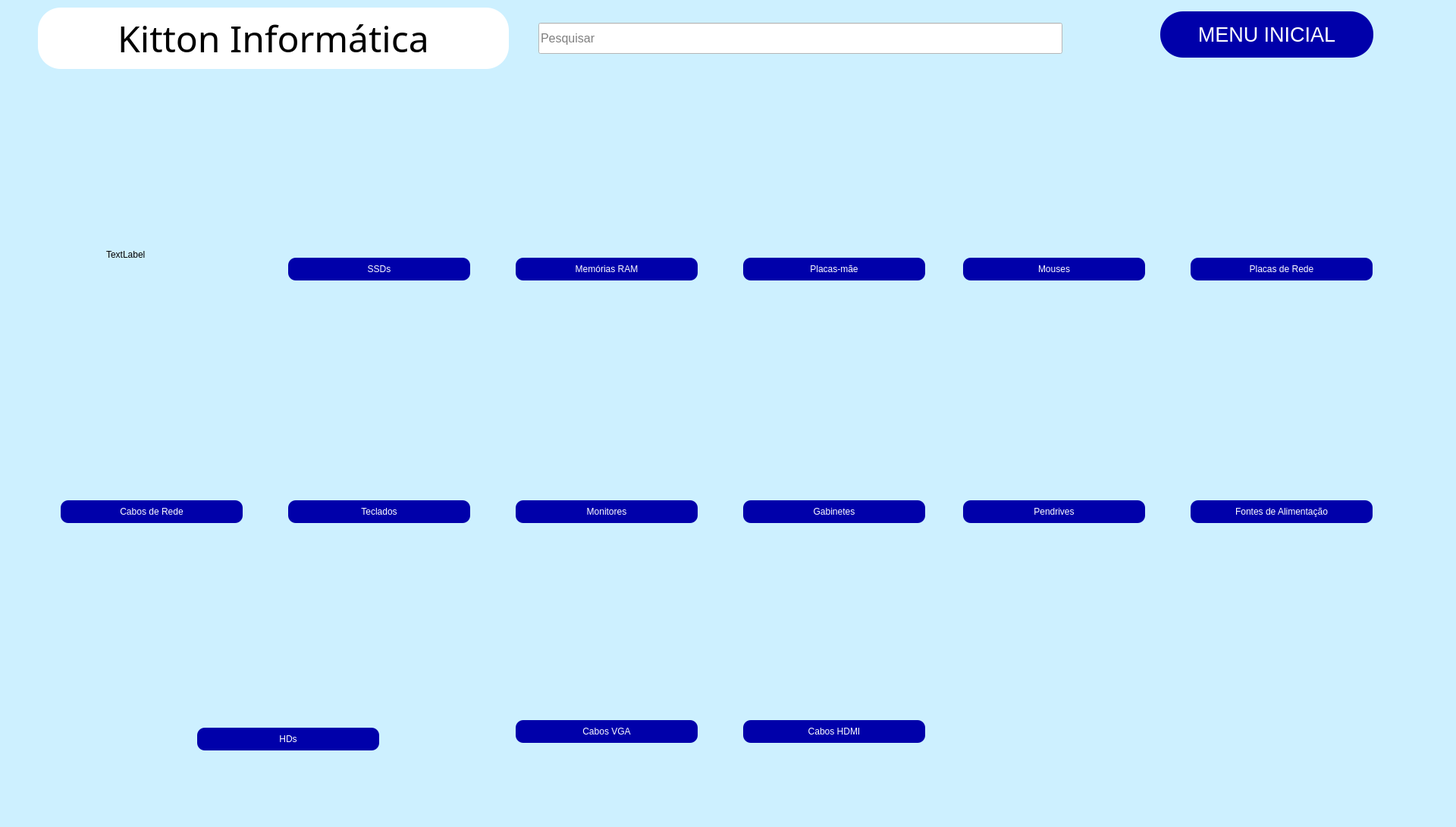
<?xml version="1.0" encoding="UTF-8"?>
<ui version="4.0">
 <class>MainWindow</class>
 <widget class="QMainWindow" name="MainWindow">
  <property name="geometry">
   <rect>
    <x>0</x>
    <y>0</y>
    <width>1920</width>
    <height>1091</height>
   </rect>
  </property>
  <property name="windowTitle">
   <string>Kitton Informática - Vendas</string>
  </property>
  <property name="windowIcon">
   <iconset>
    <normaloff>Logomarca Ícone.ico</normaloff>Logomarca Ícone.ico</iconset>
  </property>
  <property name="styleSheet">
   <string notr="true">background-color: rgb(205, 240, 255);</string>
  </property>
  <widget class="QWidget" name="centralwidget">
   <widget class="QLabel" name="titulo">
    <property name="geometry">
     <rect>
      <x>50</x>
      <y>10</y>
      <width>621</width>
      <height>81</height>
     </rect>
    </property>
    <property name="font">
     <font>
      <family>Segoe Print</family>
      <pointsize>36</pointsize>
     </font>
    </property>
    <property name="styleSheet">
     <string notr="true">background-color: rgb(255, 255, 255);
border-radius:30px;</string>
    </property>
    <property name="text">
     <string>Kitton Informática</string>
    </property>
    <property name="alignment">
     <set>Qt::AlignCenter</set>
    </property>
   </widget>
   <widget class="QLineEdit" name="inputPesquisar">
    <property name="geometry">
     <rect>
      <x>710</x>
      <y>30</y>
      <width>691</width>
      <height>41</height>
     </rect>
    </property>
    <property name="font">
     <font>
      <family>Arial</family>
      <pointsize>12</pointsize>
     </font>
    </property>
    <property name="styleSheet">
     <string notr="true">background-color: rgb(255, 255, 255);</string>
    </property>
    <property name="inputMask">
     <string/>
    </property>
    <property name="text">
     <string/>
    </property>
    <property name="placeholderText">
     <string>Pesquisar</string>
    </property>
   </widget>
   <widget class="QLabel" name="img9">
    <property name="geometry">
     <rect>
      <x>60</x>
      <y>20</y>
      <width>61</width>
      <height>61</height>
     </rect>
    </property>
    <property name="styleSheet">
     <string notr="true">background-color: rgb(255, 255, 255);
border-radius:30px;</string>
    </property>
    <property name="text">
     <string/>
    </property>
    <property name="pixmap">
     <pixmap>Logomarca.png</pixmap>
    </property>
    <property name="scaledContents">
     <bool>true</bool>
    </property>
   </widget>
   <widget class="QLabel" name="img10">
    <property name="geometry">
     <rect>
      <x>600</x>
      <y>20</y>
      <width>61</width>
      <height>61</height>
     </rect>
    </property>
    <property name="styleSheet">
     <string notr="true">background-color: rgb(255, 255, 255);
border-radius:30px;</string>
    </property>
    <property name="text">
     <string/>
    </property>
    <property name="pixmap">
     <pixmap>Logomarca.png</pixmap>
    </property>
    <property name="scaledContents">
     <bool>true</bool>
    </property>
   </widget>
   <widget class="QLabel" name="imgHd">
    <property name="geometry">
     <rect>
      <x>240</x>
      <y>740</y>
      <width>171</width>
      <height>151</height>
     </rect>
    </property>
    <property name="text">
     <string/>
    </property>
    <property name="pixmap">
     <pixmap>HD.png</pixmap>
    </property>
    <property name="scaledContents">
     <bool>true</bool>
    </property>
    <property name="alignment">
     <set>Qt::AlignCenter</set>
    </property>
   </widget>
   <widget class="QLabel" name="imgSsd">
    <property name="geometry">
     <rect>
      <x>410</x>
      <y>180</y>
      <width>201</width>
      <height>151</height>
     </rect>
    </property>
    <property name="text">
     <string/>
    </property>
    <property name="pixmap">
     <pixmap>SSD.png</pixmap>
    </property>
    <property name="scaledContents">
     <bool>true</bool>
    </property>
    <property name="alignment">
     <set>Qt::AlignCenter</set>
    </property>
   </widget>
   <widget class="QLabel" name="imgRam">
    <property name="geometry">
     <rect>
      <x>690</x>
      <y>200</y>
      <width>221</width>
      <height>121</height>
     </rect>
    </property>
    <property name="text">
     <string/>
    </property>
    <property name="pixmap">
     <pixmap>Memória Ram.png</pixmap>
    </property>
    <property name="scaledContents">
     <bool>true</bool>
    </property>
    <property name="alignment">
     <set>Qt::AlignCenter</set>
    </property>
   </widget>
   <widget class="QLabel" name="imgPlacaMae">
    <property name="geometry">
     <rect>
      <x>1000</x>
      <y>170</y>
      <width>201</width>
      <height>151</height>
     </rect>
    </property>
    <property name="text">
     <string/>
    </property>
    <property name="pixmap">
     <pixmap>Placa mãe.png</pixmap>
    </property>
    <property name="scaledContents">
     <bool>true</bool>
    </property>
    <property name="alignment">
     <set>Qt::AlignCenter</set>
    </property>
   </widget>
   <widget class="QLabel" name="imgMouse">
    <property name="geometry">
     <rect>
      <x>1340</x>
      <y>170</y>
      <width>101</width>
      <height>151</height>
     </rect>
    </property>
    <property name="text">
     <string/>
    </property>
    <property name="pixmap">
     <pixmap>Mouse.png</pixmap>
    </property>
    <property name="scaledContents">
     <bool>true</bool>
    </property>
    <property name="alignment">
     <set>Qt::AlignCenter</set>
    </property>
   </widget>
   <widget class="QLabel" name="imgPlacaRede">
    <property name="geometry">
     <rect>
      <x>1570</x>
      <y>190</y>
      <width>241</width>
      <height>131</height>
     </rect>
    </property>
    <property name="text">
     <string/>
    </property>
    <property name="pixmap">
     <pixmap>Placa de Rede.png</pixmap>
    </property>
    <property name="scaledContents">
     <bool>true</bool>
    </property>
    <property name="alignment">
     <set>Qt::AlignCenter</set>
    </property>
   </widget>
   <widget class="QLabel" name="imgCaboRede">
    <property name="geometry">
     <rect>
      <x>110</x>
      <y>490</y>
      <width>171</width>
      <height>151</height>
     </rect>
    </property>
    <property name="text">
     <string/>
    </property>
    <property name="pixmap">
     <pixmap>Cabo de Rede.png</pixmap>
    </property>
    <property name="scaledContents">
     <bool>true</bool>
    </property>
    <property name="alignment">
     <set>Qt::AlignCenter</set>
    </property>
   </widget>
   <widget class="QLabel" name="imgTeclado">
    <property name="geometry">
     <rect>
      <x>380</x>
      <y>500</y>
      <width>231</width>
      <height>111</height>
     </rect>
    </property>
    <property name="text">
     <string/>
    </property>
    <property name="pixmap">
     <pixmap>Teclado.png</pixmap>
    </property>
    <property name="scaledContents">
     <bool>true</bool>
    </property>
    <property name="alignment">
     <set>Qt::AlignCenter</set>
    </property>
   </widget>
   <widget class="QLabel" name="imgMonitor">
    <property name="geometry">
     <rect>
      <x>710</x>
      <y>480</y>
      <width>201</width>
      <height>171</height>
     </rect>
    </property>
    <property name="text">
     <string/>
    </property>
    <property name="pixmap">
     <pixmap>Monitor.png</pixmap>
    </property>
    <property name="scaledContents">
     <bool>true</bool>
    </property>
    <property name="alignment">
     <set>Qt::AlignCenter</set>
    </property>
   </widget>
   <widget class="QLabel" name="imgGabinete">
    <property name="geometry">
     <rect>
      <x>1050</x>
      <y>470</y>
      <width>111</width>
      <height>161</height>
     </rect>
    </property>
    <property name="text">
     <string/>
    </property>
    <property name="pixmap">
     <pixmap>Gabinete.png</pixmap>
    </property>
    <property name="scaledContents">
     <bool>true</bool>
    </property>
    <property name="alignment">
     <set>Qt::AlignCenter</set>
    </property>
   </widget>
   <widget class="QLabel" name="imgPendrive">
    <property name="geometry">
     <rect>
      <x>1300</x>
      <y>480</y>
      <width>181</width>
      <height>161</height>
     </rect>
    </property>
    <property name="text">
     <string/>
    </property>
    <property name="pixmap">
     <pixmap>Pendrive.png</pixmap>
    </property>
    <property name="scaledContents">
     <bool>true</bool>
    </property>
    <property name="alignment">
     <set>Qt::AlignCenter</set>
    </property>
   </widget>
   <widget class="QLabel" name="imgFonte">
    <property name="geometry">
     <rect>
      <x>1580</x>
      <y>480</y>
      <width>221</width>
      <height>161</height>
     </rect>
    </property>
    <property name="text">
     <string/>
    </property>
    <property name="pixmap">
     <pixmap>Fonte de Alimentação.png</pixmap>
    </property>
    <property name="scaledContents">
     <bool>true</bool>
    </property>
    <property name="alignment">
     <set>Qt::AlignCenter</set>
    </property>
   </widget>
   <widget class="QLabel" name="imgCaboVga">
    <property name="geometry">
     <rect>
      <x>680</x>
      <y>790</y>
      <width>241</width>
      <height>151</height>
     </rect>
    </property>
    <property name="text">
     <string/>
    </property>
    <property name="pixmap">
     <pixmap>Cabo VGA.png</pixmap>
    </property>
    <property name="scaledContents">
     <bool>true</bool>
    </property>
    <property name="alignment">
     <set>Qt::AlignCenter</set>
    </property>
   </widget>
   <widget class="QLabel" name="imgCaboHdmi">
    <property name="geometry">
     <rect>
      <x>1020</x>
      <y>790</y>
      <width>171</width>
      <height>151</height>
     </rect>
    </property>
    <property name="text">
     <string/>
    </property>
    <property name="pixmap">
     <pixmap>Cabo HDMI.png</pixmap>
    </property>
    <property name="scaledContents">
     <bool>true</bool>
    </property>
    <property name="alignment">
     <set>Qt::AlignCenter</set>
    </property>
   </widget>
   <widget class="QPushButton" name="botaoHd">
    <property name="geometry">
     <rect>
      <x>260</x>
      <y>960</y>
      <width>240</width>
      <height>30</height>
     </rect>
    </property>
    <property name="styleSheet">
     <string notr="true">QPushButton
{
background-color: rgb(0, 0, 170);
color: rgb(255, 255, 255);
border-radius:10px;
}
QPushButton:hover{
background-color: rgb(255, 255, 255);
	color: rgb(0, 0, 0);
}</string>
    </property>
    <property name="text">
     <string>HDs</string>
    </property>
   </widget>
   <widget class="QPushButton" name="botaoSsd">
    <property name="geometry">
     <rect>
      <x>380</x>
      <y>340</y>
      <width>240</width>
      <height>30</height>
     </rect>
    </property>
    <property name="styleSheet">
     <string notr="true">QPushButton
{
background-color: rgb(0, 0, 170);
color: rgb(255, 255, 255);
border-radius:10px;
}
QPushButton:hover{
background-color: rgb(255, 255, 255);
	color: rgb(0, 0, 0);
}</string>
    </property>
    <property name="text">
     <string>SSDs</string>
    </property>
   </widget>
   <widget class="QPushButton" name="botaoRam">
    <property name="geometry">
     <rect>
      <x>680</x>
      <y>340</y>
      <width>240</width>
      <height>30</height>
     </rect>
    </property>
    <property name="styleSheet">
     <string notr="true">QPushButton
{
background-color: rgb(0, 0, 170);
color: rgb(255, 255, 255);
border-radius:10px;
}
QPushButton:hover{
background-color: rgb(255, 255, 255);
	color: rgb(0, 0, 0);
}</string>
    </property>
    <property name="text">
     <string>Memórias RAM</string>
    </property>
   </widget>
   <widget class="QPushButton" name="botaoPlacaMae">
    <property name="geometry">
     <rect>
      <x>980</x>
      <y>340</y>
      <width>240</width>
      <height>30</height>
     </rect>
    </property>
    <property name="styleSheet">
     <string notr="true">QPushButton
{
background-color: rgb(0, 0, 170);
color: rgb(255, 255, 255);
border-radius:10px;
}
QPushButton:hover{
background-color: rgb(255, 255, 255);
	color: rgb(0, 0, 0);
}</string>
    </property>
    <property name="text">
     <string>Placas-mãe</string>
    </property>
   </widget>
   <widget class="QPushButton" name="botaoMouse">
    <property name="geometry">
     <rect>
      <x>1270</x>
      <y>340</y>
      <width>240</width>
      <height>30</height>
     </rect>
    </property>
    <property name="styleSheet">
     <string notr="true">QPushButton
{
background-color: rgb(0, 0, 170);
color: rgb(255, 255, 255);
border-radius:10px;
}
QPushButton:hover{
background-color: rgb(255, 255, 255);
	color: rgb(0, 0, 0);
}</string>
    </property>
    <property name="text">
     <string>Mouses</string>
    </property>
   </widget>
   <widget class="QPushButton" name="botaoPlacaRede">
    <property name="geometry">
     <rect>
      <x>1570</x>
      <y>340</y>
      <width>240</width>
      <height>30</height>
     </rect>
    </property>
    <property name="styleSheet">
     <string notr="true">QPushButton
{
background-color: rgb(0, 0, 170);
color: rgb(255, 255, 255);
border-radius:10px;
}
QPushButton:hover{
background-color: rgb(255, 255, 255);
	color: rgb(0, 0, 0);
}</string>
    </property>
    <property name="text">
     <string>Placas de Rede</string>
    </property>
   </widget>
   <widget class="QPushButton" name="botaoFonte">
    <property name="geometry">
     <rect>
      <x>1570</x>
      <y>660</y>
      <width>240</width>
      <height>30</height>
     </rect>
    </property>
    <property name="styleSheet">
     <string notr="true">QPushButton
{
background-color: rgb(0, 0, 170);
color: rgb(255, 255, 255);
border-radius:10px;
}
QPushButton:hover{
background-color: rgb(255, 255, 255);
	color: rgb(0, 0, 0);
}</string>
    </property>
    <property name="text">
     <string>Fontes de Alimentação</string>
    </property>
   </widget>
   <widget class="QPushButton" name="botaoPendrive">
    <property name="geometry">
     <rect>
      <x>1270</x>
      <y>660</y>
      <width>240</width>
      <height>30</height>
     </rect>
    </property>
    <property name="styleSheet">
     <string notr="true">QPushButton
{
background-color: rgb(0, 0, 170);
color: rgb(255, 255, 255);
border-radius:10px;
}
QPushButton:hover{
background-color: rgb(255, 255, 255);
	color: rgb(0, 0, 0);
}</string>
    </property>
    <property name="text">
     <string>Pendrives</string>
    </property>
   </widget>
   <widget class="QPushButton" name="botaoGabinete">
    <property name="geometry">
     <rect>
      <x>980</x>
      <y>660</y>
      <width>240</width>
      <height>30</height>
     </rect>
    </property>
    <property name="styleSheet">
     <string notr="true">QPushButton
{
background-color: rgb(0, 0, 170);
color: rgb(255, 255, 255);
border-radius:10px;
}
QPushButton:hover{
background-color: rgb(255, 255, 255);
	color: rgb(0, 0, 0);
}</string>
    </property>
    <property name="text">
     <string>Gabinetes</string>
    </property>
   </widget>
   <widget class="QPushButton" name="botaoCaboHdmi">
    <property name="geometry">
     <rect>
      <x>980</x>
      <y>950</y>
      <width>240</width>
      <height>30</height>
     </rect>
    </property>
    <property name="styleSheet">
     <string notr="true">QPushButton
{
background-color: rgb(0, 0, 170);
color: rgb(255, 255, 255);
border-radius:10px;
}
QPushButton:hover{
background-color: rgb(255, 255, 255);
	color: rgb(0, 0, 0);
}</string>
    </property>
    <property name="text">
     <string>Cabos HDMI</string>
    </property>
   </widget>
   <widget class="QPushButton" name="botaoCaboVga">
    <property name="geometry">
     <rect>
      <x>680</x>
      <y>950</y>
      <width>240</width>
      <height>30</height>
     </rect>
    </property>
    <property name="styleSheet">
     <string notr="true">QPushButton
{
background-color: rgb(0, 0, 170);
color: rgb(255, 255, 255);
border-radius:10px;
}
QPushButton:hover{
background-color: rgb(255, 255, 255);
	color: rgb(0, 0, 0);
}</string>
    </property>
    <property name="text">
     <string>Cabos VGA</string>
    </property>
   </widget>
   <widget class="QPushButton" name="botaoMonitor">
    <property name="geometry">
     <rect>
      <x>680</x>
      <y>660</y>
      <width>240</width>
      <height>30</height>
     </rect>
    </property>
    <property name="styleSheet">
     <string notr="true">QPushButton
{
background-color: rgb(0, 0, 170);
color: rgb(255, 255, 255);
border-radius:10px;
}
QPushButton:hover{
background-color: rgb(255, 255, 255);
	color: rgb(0, 0, 0);
}</string>
    </property>
    <property name="text">
     <string>Monitores</string>
    </property>
   </widget>
   <widget class="QPushButton" name="botaoTeclado">
    <property name="geometry">
     <rect>
      <x>380</x>
      <y>660</y>
      <width>240</width>
      <height>30</height>
     </rect>
    </property>
    <property name="styleSheet">
     <string notr="true">QPushButton
{
background-color: rgb(0, 0, 170);
color: rgb(255, 255, 255);
border-radius:10px;
}
QPushButton:hover{
background-color: rgb(255, 255, 255);
	color: rgb(0, 0, 0);
}</string>
    </property>
    <property name="text">
     <string>Teclados</string>
    </property>
   </widget>
   <widget class="QPushButton" name="botaoCaboRede">
    <property name="geometry">
     <rect>
      <x>80</x>
      <y>660</y>
      <width>240</width>
      <height>30</height>
     </rect>
    </property>
    <property name="styleSheet">
     <string notr="true">QPushButton
{
background-color: rgb(0, 0, 170);
color: rgb(255, 255, 255);
border-radius:10px;
}
QPushButton:hover{
background-color: rgb(255, 255, 255);
	color: rgb(0, 0, 0);
}</string>
    </property>
    <property name="text">
     <string>Cabos de Rede</string>
    </property>
   </widget>
   <widget class="QPushButton" name="botaomenu">
    <property name="geometry">
     <rect>
      <x>1530</x>
      <y>15</y>
      <width>281</width>
      <height>61</height>
     </rect>
    </property>
    <property name="font">
     <font>
      <family>Arial</family>
      <pointsize>20</pointsize>
     </font>
    </property>
    <property name="styleSheet">
     <string notr="true">QPushButton
{
background-color: rgb(0, 0, 170);
color: rgb(255, 255, 255);
border-radius:30px;
}
QPushButton:hover{
background-color: rgb(255, 255, 255);
	color: rgb(0, 0, 0);
}</string>
    </property>
    <property name="text">
     <string>MENU INICIAL</string>
    </property>
   </widget>
   <widget class="QLabel" name="produto1">
    <property name="geometry">
     <rect>
      <x>140</x>
      <y>310</y>
      <width>111</width>
      <height>51</height>
     </rect>
    </property>
    <property name="text">
     <string>TextLabel</string>
    </property>
   </widget>
  </widget>
  <widget class="QMenuBar" name="menubar">
   <property name="geometry">
    <rect>
     <x>0</x>
     <y>0</y>
     <width>1920</width>
     <height>21</height>
    </rect>
   </property>
  </widget>
  <widget class="QStatusBar" name="statusbar"/>
  <action name="actionHD">
   <property name="text">
    <string>HD</string>
   </property>
  </action>
  <action name="actionSSD">
   <property name="text">
    <string>SSD</string>
   </property>
  </action>
  <action name="actionMem_ria_RAM">
   <property name="text">
    <string>Memória RAM</string>
   </property>
  </action>
  <action name="actionPlama_m_e">
   <property name="text">
    <string>Plama-mãe</string>
   </property>
  </action>
  <action name="actionMouse">
   <property name="text">
    <string>Mouse</string>
   </property>
  </action>
  <action name="actionPlaca_de_Rede">
   <property name="text">
    <string>Placa de Rede</string>
   </property>
  </action>
  <action name="actionCabo_de_Rede">
   <property name="text">
    <string>Cabo de Rede</string>
   </property>
  </action>
  <action name="actionTeclado">
   <property name="text">
    <string>Teclado</string>
   </property>
  </action>
  <action name="actionMonitor">
   <property name="text">
    <string>Monitor</string>
   </property>
  </action>
  <action name="actionGabinete">
   <property name="text">
    <string>Gabinete</string>
   </property>
  </action>
  <action name="actionPendrive">
   <property name="text">
    <string>Pendrive</string>
   </property>
  </action>
  <action name="actionFonte_de_Alimenta_o">
   <property name="text">
    <string>Fonte de Alimentação</string>
   </property>
  </action>
  <action name="actionCabo_VGA">
   <property name="text">
    <string>Cabo VGA</string>
   </property>
  </action>
  <action name="actionCabo_HDMI">
   <property name="text">
    <string>Cabo HDMI</string>
   </property>
  </action>
 </widget>
 <resources/>
 <connections/>
</ui>
